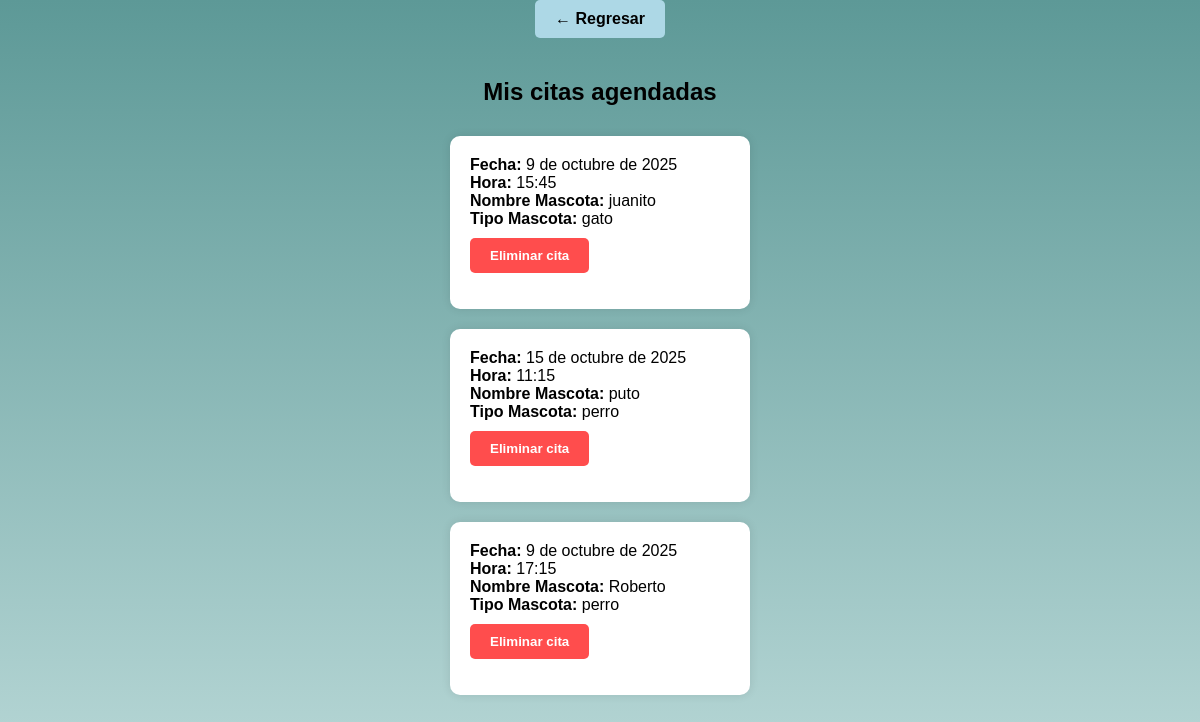
The page /Revisar/ (signed in) on the database its author committed.
### appvet/models.py (models this page shows, shortened)
class Cita(models.Model):
    nombre_propietario = models.CharField(max_length=100)
    rut_propietario = models.CharField(max_length=12)
    tipo_mascota = models.CharField(max_length=20)
    nombre_mascota = models.CharField(max_length=100)
    fecha_cita = models.DateField()
    hora_cita = models.TimeField()
    propietario = models.ForeignKey(UserVeterinaria, on_delete=models.CASCADE, null=True, blank=True)
    trabajador_asignado = models.ForeignKey(
        settings.AUTH_USER_MODEL,
        on_delete=models.SET_NULL,
        null=True,
        blank=True,
        related_name='citas_asignadas'
    )

### appvet/views.py (the view)
# urls.py: path('Revisar/', views.pagrev_hora, name='revisar'),
@login_required(login_url="/login_paciente")
def pagrev_hora(request):
    print("hola")
    citas =  Cita.objects.filter(propietario=request.user)
    print("citas encontradas: ", citas.count()) # O usa otro campo si lo prefieres
    if request.method == 'POST':
        cita_id = request.POST.get('cita_id')
        Cita.objects.filter(id=cita_id).delete()
        return redirect('revisar')
    return render(request, 'revision_hora.html', {'citas': citas})

### appvet/templates/revision_hora.html (shortened to what this page needs)
<head>
    <link rel="stylesheet" href="/static/style_revhora.css">
</head>
<body>
    <a href="{% url 'paciente' %}">← Regresar</a>
    <h2>Mis citas agendadas</h2>
    <div class="citas-grid">
        {% for c in citas %}
            <div class="cita-card">
                <strong>Fecha:</strong> {{ c.fecha_cita }}<br>
                <strong>Hora:</strong> {{ c.hora_cita }}<br>
                <strong>Nombre Mascota:</strong> {{ c.nombre_mascota }}<br>
                <strong>Tipo Mascota:</strong> {{ c.tipo_mascota }}<br>
                <form method="post" style="margin-top: 10px;">
                    <button type="submit">Eliminar cita</button>
                </form>
            </div>
        {% endfor %}
    </div>
</body>

### appvet/static/style_revhora.css (style rules this page uses)
body { font-family: Arial, sans-serif; margin: 0; padding: 0; display: flex; flex-direction: column; align-items: center; background: linear-gradient(to bottom, #5D9997, #BAD9D8); }
a { display: inline-block; margin-bottom: 20px; padding: 10px 20px; background-color: #add8e6; color: black; text-decoration: none; border-radius: 5px; font-weight: bold; }
h2 { margin-bottom: 30px; }
.citas-grid { display: grid; grid-template-columns: repeat(auto-fill, minmax(300px, 1fr)); gap: 20px; justify-content: center; }
.cita-card { background-color: #ffffff; padding: 20px; border-radius: 10px; box-shadow: 0 0 10px rgba(0,0,0,0.1); text-align: left; }
button[type="submit"] { background-color: #ff4d4d; color: white; border: none; padding: 10px 20px; border-radius: 5px; cursor: pointer; font-weight: bold; transition: background-color 0.3s ease; }

### rows shown on the page
Cita: fecha_cita "9 de octubre de 2025", hora_cita "15:45", nombre_mascota "juanito", tipo_mascota "gato"
Cita: fecha_cita "15 de octubre de 2025", hora_cita "11:15", nombre_mascota "puto", tipo_mascota "perro"
Cita: fecha_cita "9 de octubre de 2025", hora_cita "17:15", nombre_mascota "Roberto", tipo_mascota "perro"
